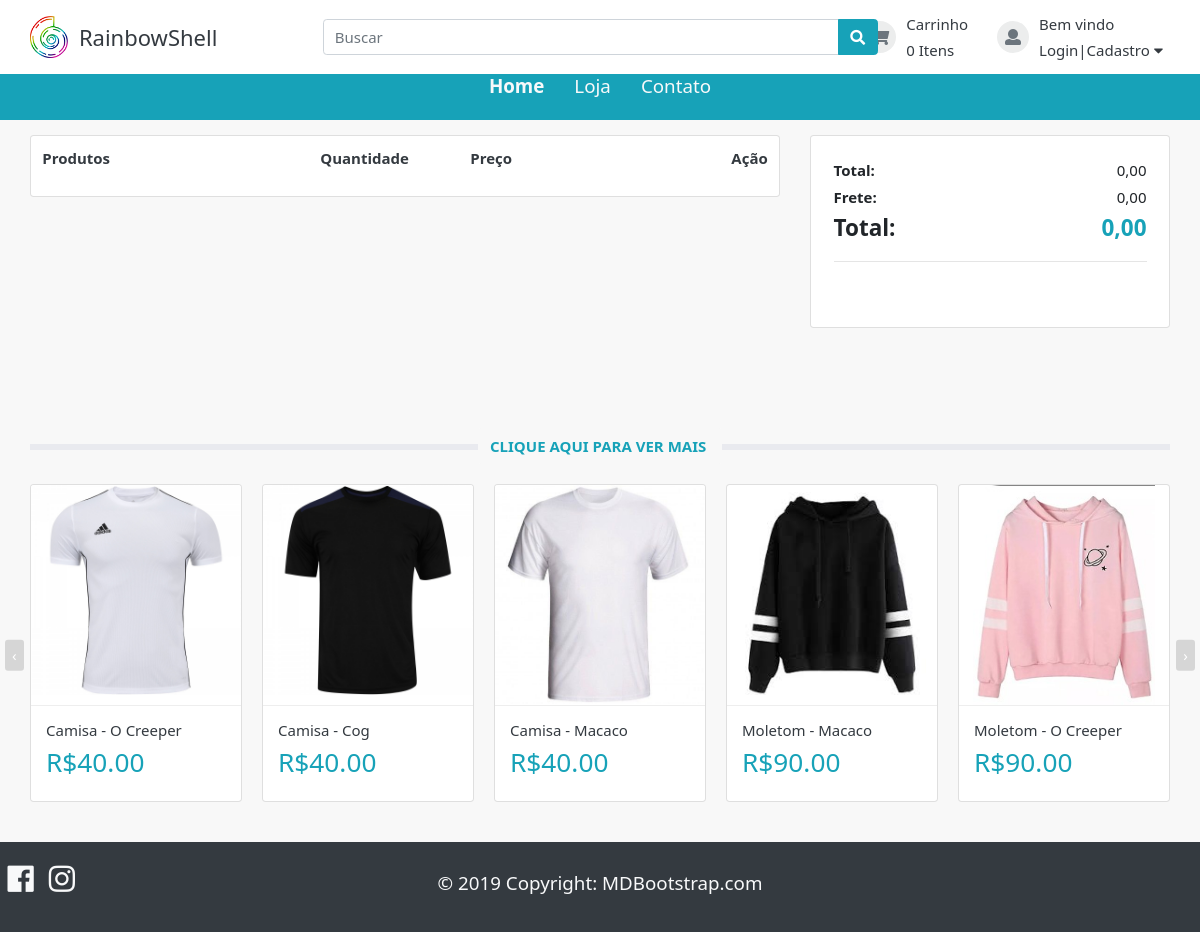
Page /carrinho.php on the committed database.
### tables this page shows
CREATE TABLE `tbl_produto` (
  `id_produto` int(11) NOT NULL,
  `datamod` datetime NOT NULL,
  `nome` varchar(50) NOT NULL,
  `descricao` text NOT NULL,
  `valor` double(9,2) NOT NULL,
  `valor_prod` double(9,2) NOT NULL,
  `imagem` varchar(80) DEFAULT 'img/produto/default.png',
  `produto_id_estampa` int(11) NOT NULL,
  `produto_id_tipo` int(11) NOT NULL
);

### app/base.php (called while the page is built, shortened)
<?php
$produtos = new Produtos();
?>

### app/classes/Produtos.php (called while the page is built, shortened)
<?php
class Produtos extends Core{
    public function listarNovos($limite){
        $sql = "SELECT * FROM tbl_produto ORDER BY datamod DESC LIMIT :limite";
        $stmt = Database::prepare($sql);
        $stmt->bindValue(":limite", $limite, \PDO::PARAM_INT);
        $stmt->execute();
        $results = $stmt->fetchAll();
        return $results;
    }
}

### app/classes/Database.php (called while the page is built, shortened)
<?php
class Database{
	private static $instance;
	public static function getInstance(){
		if(!isset(self::$instance)){
			try {
				self::$instance = new PDO('mysql:host=' . DB_HOST . ';dbname=' . DB_NAME, DB_USER, DB_PASS);
			} catch (PDOException $e) {
				echo $e->getMessage();
			}
		}
		return self::$instance;
	}
	public static function prepare($sql){
		return self::getInstance()->prepare($sql);
	}
}

### inc/owl.php (the view)
<div class="owl-carousel owl-theme" autoplay= "true">
    <?php if(count($produtos->listarNovos(8)) > 0) : ?>
        <?php foreach($produtos->listarNovos(8) as $produto) : ?>
            <?php $id = $produto["id_produto"]; ?>
            <figure class="card card-product" onclick="location.href='produto.php?id=<?=$id?>';" style="cursor: pointer;">
                <div class="img-wrap">
                    <img src="<?=$produto["imagem"]?>">
                </div>
                <figcaption class="info-wrap">
                    <h6 class="title text-dark"><?= $produto["nome"]?></h6>
                    <div class="price-wrap">
                        <h3><span class="price-new text-info">R$<?=$produto["valor"]?></span></h3>
                    </div>
                </figcaption>
            </figure>
        <?php endforeach; ?>
    <?php else: ?>
    <?php endif; ?>
</div>

### inc/header.php (shortened to what this page needs)
<?php
require_once 'app/base.php';
if(isset($_SESSION['carrinho']["produto"]))
{
	$tamCarrinho = count($_SESSION['carrinho']["produto"]);
}
else
{
	$tamCarrinho = 0;
}
?>
<!DOCTYPE HTML>
<html lang="pt-br">
<head>
<link href="scripts/css/bootstrap.css?v=1.0" rel="stylesheet" type="text/css"/>
<link href="scripts/fonts/fontawesome/css/fontawesome-all.min.css" type="text/css" rel="stylesheet">
<link href="scripts/plugins/fancybox/fancybox.min.css" type="text/css" rel="stylesheet">
<link href="scripts/plugins/owlcarousel/assets/owl.carousel.min.css" rel="stylesheet">
<link href="scripts/plugins/owlcarousel/assets/owl.theme.default.css" rel="stylesheet">
<link href="scripts/css/ui.css?v=1.0" rel="stylesheet" type="text/css"/>
<link href="scripts/css/responsive.css" rel="stylesheet" media="only screen and (max-width: 1200px)" />
</head>
<body class="bg">
	<header class="section-header">
		<div class="header-main bg-white">
			<div class="fixed-top bg-white p-3">
				<div class="container">
					<div class="row align-items-center">
						<div class="col-lg-3">
							<div class="brand-wrap">
								<a href="index.php" class="text-dark"><img class="logo" src="img/logos/logo.png">
								<h2 class="logo-text">RainbowShell</h2></a>
							</div>
						</div>
						<div class="col-lg-6">
							<form action="loja.php?" method="get" class="search-wrap">
								<div class="input-group">
									<input type="text" class="form-control" placeholder="Buscar" name="busca" value="">
									<div class="input-group-append">
									  <button class="btn btn-info" type="submit">
										<i class="fa fa-search"></i>
									  </button>
									</div>
								</div>
							</form>
						</div>
						<div class="col-lg-3 col-sm-6">
		<div class="widgets-wrap d-flex justify-content-end">
			<div class="widget-header">
				<a href="carrinho.php" class="icontext text-dark">
					<div class="icon-wrap icon-xs bg2 round text-secondary"><i class="fa fa-shopping-cart  mt-2"></i></div>
					<div class="text-wrap">
						<h6>Carrinho</h6>
						<span><?=$tamCarrinho?>&nbspItens</span>
					</div>
				</a>
			</div>
			<div class="widget-header dropdown">
				<a href="#" class="ml-3 icontext text-dark" data-toggle="dropdown" data-offset="20,10">
				<?php
					if (isset($_SESSION['usuario']))
					{
						$img = $_SESSION['usuario']->imagem;
						echo "<div style='height: 40px; width: 40px;'><img style='height: 100%; width: 100%;' src='".$img."' class='img-fluid rounded-circle'></div>";
					}
					else
					{
						echo "<div class='icon-wrap icon-xs bg2 round text-secondary'><i class='fa fa-user mt-2'></i></div>";
					}
				?>
				<div class="text-wrap">
					<?php
						if (isset($_SESSION['usuario']))
						{
							echo "<h6>Olá, ".$_SESSION['usuario']->nome."</h6>";
							echo "<span>Minha conta&nbsp</span><i class='fa fa-caret-down'></i>";
						}
						else
						{
							echo "<h6>Bem vindo</h6>";
							echo "<span>Login|Cadastro&nbsp</span><i class='fa fa-caret-down'></i>";
						}
					?>
				</div>
				</a>
			</div>
		</div>
	</div>
					</div>
				</div>
			</div>
		</div>
		<nav class="navbar navbar-expand-lg navbar-dark bg-info">
		  <div class="container">
			<div class="collapse navbar-collapse" id="main_nav" style="margin-top:30px">
				<ul class="nav navbar-nav text-nowrap flex-row mx-lg-auto order-1 order-lg-2">
					<li class="nav-item">
					  <a class="nav-link text-light mx-2" href="index.php"><h5><strong>Home</strong></h5></a>
					</li>
					<li class="nav-item">
					  <a class="nav-link text-light mx-2" href="loja.php"><h5>Loja</h5></a>
					</li>
					<li class="nav-item">
					  <a class="nav-link text-light mx-2" href="contato.php"><h5>Contato</h5></a>
					</li>
				</ul>
			</div>
		  </div>
		</nav>
	</header>

### carrinho.php (shortened to what this page needs)
<?php
 include("inc/header.php");
 $valorinicial = 0;
 $frete = 0;
if($tamCarrinho == 0)
{
	$isable = "disabled";
}
else
{
	$isable = "enabled";
}
?>
<section class="section-main bg p-3">
	<div class="container">
		<div class="row">
			<div class="col-md-8">
				<div class="card">
					<table class="table table-hover table-responsive-md shopping-cart-wrap">
						<thead class="text-muted">
							<tr>
							  <th scope="col" class="text-dark">Produtos</th>
							  <th scope="col" class="text-dark" width="150">Quantidade</th>
							  <th scope="col" class="text-dark" width="120">Preço</th>
							  <th scope="col" class="text-right text-dark" width="200">Ação</th>
							</tr>
						</thead>
					</table>
				</div>
			</div>
			<div class="col-md-4">
				<div class="card p-4">
					<dl class="dlist-align">
					  <dt>Total: </dt>
					  <dd class="text-right" id="valor-total"><?=$valorinicial?>,00</dd>
					</dl>
					<dl class="dlist-align">
					  <dt>Frete:</dt>
					  <dd class="text-right"><?=$frete?>,00</dd>
					</dl>
					<dl class="dlist-align h4">
					  <dt>Total:</dt>
					  <dd class="text-right text-info"><strong><?=$valorinicial+$frete?>,00</strong></dd>
					</dl>
					<hr>
					<div class="text-center">
						<div class="form-group">
							<button class="btn btn-basic btn-block bg-white" id="btn-comprar" <?=$isable?>></a>
						</div>
					</div>
				</div>
			</div>
		</div>
		<header class="section-heading heading-line text-center bg">
			<a href="loja.php" class="bg btn text-info title-section text-uppercase"><strong>Clique Aqui para Ver Mais</strong></a>
		</header>
		<?php include('inc/owl.php');?>
	</div>
</section>
<?php include("inc/footer.php"); ?>

### inc/footer.php (shortened to what this page needs)
<footer class="page-footer font-small special-color-dark py-3 bg-dark text-light">
	<div class="container">
		<div class="row">
			<div class="col-md-2">
				<div class="row">
					<h2><a href="https://www.facebook.com/" target="_blank" class="text-light fab fa-facebook p-2"></a></h2>
					<h2><a href="https://www.instagram.com/?hl=pt-br" target="_blank" class="text-light fab fa-instagram p-2"></a></h2>
				</div>
			</div>
			<div class="col-md-8">
			<h5><div class="footer-copyright text-center py-3">© 2019 Copyright:
			  <a class="text-light" target="_blank" href="https://mdbootstrap.com/education/bootstrap/"> MDBootstrap.com</a></h5>
			</div>
			</div>
		</div>
  </footer>
</body>
</html>

### scripts/css/ui.css (style rules this page uses)
html { font-size: 15px; }
.img-wrap { text-align: center; display: block; }
.img-wrap img { max-width: 100%; }
.icon-wrap { text-align: center; }
.icon-xs, .icon-sm, .icon-md, .icon-lg { display: inline-block; text-align: center; }
.icon-xs { width: 32px; height: 32px; line-height: 32px; font-size: 16px; }
.round { border-radius: 200px; }
figure { margin-bottom: 0; }
article:after, .form-group:after { display: block; clear: both; content: ""; }
.bg-white { background-color: #fff !important; }
.bg { background-color: #f8f8f8 !important; }
.bg2 { background-color: #eceded !important; }
.section-heading { margin-bottom: 20px; margin-top: 10px; }
.title-section { padding-right: 15px; }
.heading-line { position: relative; }
.heading-line .title-section { position: relative; display: inline-block; padding-right: 15px; background-color: inherit; z-index: 2; }
.heading-line::before { top: 43%; border-top-style: solid; content: ""; position: absolute; left: auto; right: 0; width: 100%; height: 0; border: 3px solid #E9EAEF; overflow: hidden; }
.header-main { padding-top: 1rem; padding-bottom: 1rem; }
.brand-wrap .logo, .navbar-brand .logo { margin-right: 7px; max-height: 42px; display: inline-block; }
.brand-wrap .logo-text, .navbar-brand .logo-text { margin: 0; display: inline-block; font-size: 22px; vertical-align: middle; }
.header-main { position: relative; }
.widget-header { margin-left: 7px; margin-right: 7px; display: inline-block; position: relative; }
[class*="dlist-"] { margin-bottom: 5px; }
[class*="dlist-"] dd { margin-bottom: 0; }
.dlist-align dt { width: 90px; float: left; word-wrap: break-word; }
.dlist-align dd { margin-left: 120px; vertical-align: baseline; }
.card-product { margin-bottom: 1rem; }
.card-product:after { content: ""; display: table; clear: both; visibility: hidden; }
.card-product .img-wrap { border-radius: 0.2rem 0.2rem 0 0; overflow: hidden; position: relative; height: 220px; text-align: center; }
.card-product .img-wrap img { max-height: 100%; max-width: 100%; width: auto; display: inline-block; -o-object-fit: cover; object-fit: cover; }
.card-product .info-wrap { overflow: hidden; padding: 15px; border-top: 1px solid #eee; }
.card-product .title { margin-top: 0; }
.card .img-wrap { overflow: hidden; }
.icontext { display: -webkit-inline-box; display: -ms-inline-flexbox; display: inline-flex; -webkit-box-align: center; -ms-flex-align: center; align-items: center; }
.icontext .icon-wrap { position: relative; }
.icontext .text-wrap { line-height: 1.2; padding-left: 10px; }
.price-new, .price { margin-right: 5px; }
.shopping-cart-wrap thead th { border-top: 0; border-bottom: 0; }

### rows in the picture
tbl_produto: imagem (picture), nome "Camisa - O Creeper", valor "40.00"
tbl_produto: imagem (picture), nome "Camisa - Cog", valor "40.00"
tbl_produto: imagem (picture), nome "Camisa - Macaco", valor "40.00"
tbl_produto: imagem (picture), nome "Moletom - Macaco", valor "90.00"
tbl_produto: imagem (picture), nome "Moletom - O Creeper", valor "90.00"

### other values in the picture
$tamCarrinho "0"
$valorinicial "0"
$frete "0"
$valorinicial+$frete "0"
